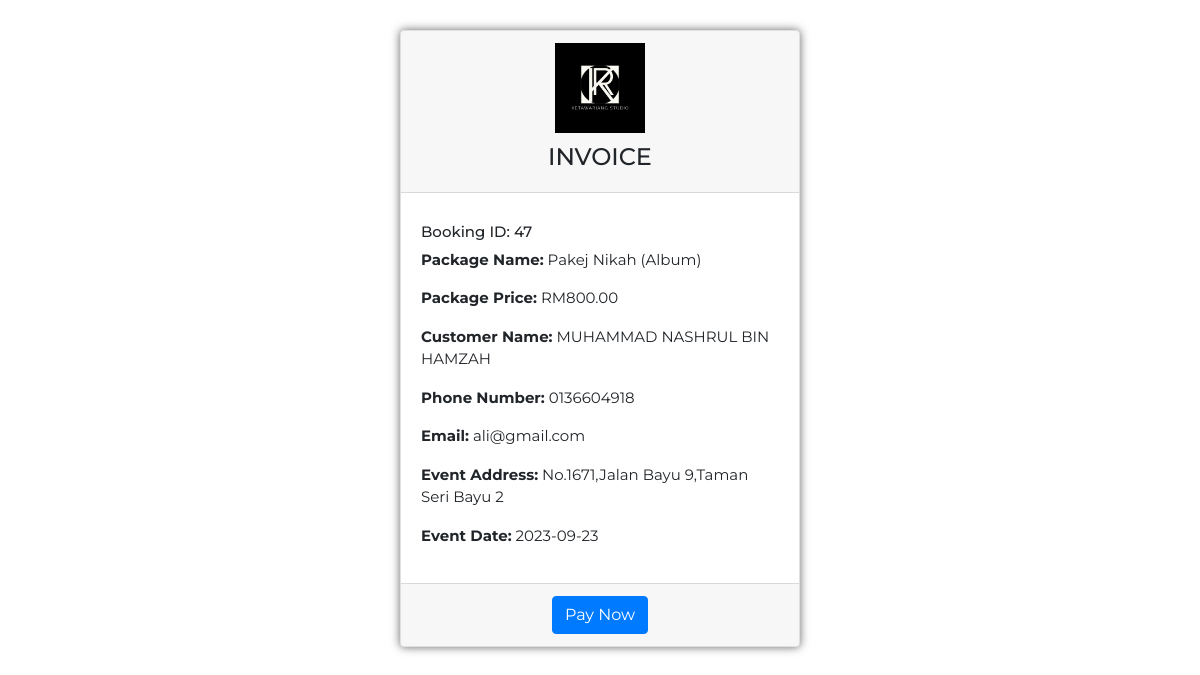
Screenshot of /cust-invoice.php?booking_id=47 (signed in) with the database file from the repository.
### tables this page shows
CREATE TABLE `booking` (
  `booking_id` int(11) NOT NULL,
  `package_id` int(11) NOT NULL,
  `customer_name` varchar(255) NOT NULL,
  `phone_number` varchar(20) NOT NULL,
  `address` varchar(255) NOT NULL,
  `event_date` date NOT NULL,
  `booking_date` timestamp NOT NULL DEFAULT current_timestamp(),
  `status` varchar(20) NOT NULL DEFAULT 'Pending',
  `id` int(11) NOT NULL
);

CREATE TABLE `packages` (
  `package_id` int(11) NOT NULL,
  `package_name` varchar(255) NOT NULL,
  `package_price` decimal(10,2) NOT NULL,
  `information_1` varchar(255) NOT NULL,
  `information_2` varchar(255) NOT NULL,
  `information_3` varchar(255) NOT NULL,
  `information_4` varchar(255) NOT NULL,
  `information_5` varchar(255) NOT NULL,
  `information_6` varchar(255) NOT NULL,
  `category` varchar(255) NOT NULL,
  `image_link` varchar(255) DEFAULT NULL
);

CREATE TABLE `user` (
  `id` int(11) NOT NULL,
  `User_email` varchar(255) NOT NULL,
  `User_pass` varchar(255) NOT NULL,
  `User_role` text NOT NULL
);

### cust-invoice.php (the view, shortened to what this page needs)
<?php
include 'connect.php';
$user_id = $_SESSION['user_id'];
$query = "SELECT User_email FROM user WHERE id = '$user_id'";
$result = mysqli_query($conn, $query);
if ($result) {
    $user = mysqli_fetch_assoc($result);
    $user_email = $user['User_email'];
    if (isset($_GET['booking_id'])) {
        $booking_id = $_GET['booking_id'];
        $query = "SELECT b.*, p.package_name, p.package_price
                  FROM booking b
                  JOIN packages p ON b.package_id = p.package_id
                  WHERE b.booking_id = '$booking_id'";
        $result = mysqli_query($conn, $query);
        if ($result) {
            $booking = mysqli_fetch_assoc($result);
        } else {
            echo "Error retrieving booking data: " . mysqli_error($conn);
            exit;
        }
    } else {
        header('Location: cust-dashboard.php');
        exit;
    }
} else {
    echo "Error retrieving user email: " . mysqli_error($conn);
    exit;
}
?>
<!DOCTYPE html>
<html lang="en">
<head>
    <link rel="stylesheet" href="https://maxcdn.bootstrapcdn.com/bootstrap/4.5.2/css/bootstrap.min.css">
</head>
<body>
    <div class="container">
        <div class="invoice-container">
            <div class="card">
                <div class="card-header">
                    <img src="images\logo company.jpg" alt="Logo" class="logo">
                    <h4 class="text-center">INVOICE</h4>
                </div>
                <div class="card-body">
                    <div class="row">
                        <div class="col-md-12">
                            <h5>Booking ID: <?php echo $booking['booking_id']; ?></h5>
                            <p><strong>Package Name:</strong> <?php echo $booking['package_name']; ?></p>
                            <p><strong>Package Price:</strong> RM<?php echo $booking['package_price']; ?></p>
                            <p><strong>Customer Name:</strong> <?php echo $booking['customer_name']; ?></p>
                            <p><strong>Phone Number:</strong> <?php echo $booking['phone_number']; ?></p>
                            <p><strong>Email:</strong> <?php echo $user_email; ?></p>
                            <p><strong>Event Address:</strong> <?php echo $booking['address']; ?></p>
                            <p><strong>Event Date:</strong> <?php echo $booking['event_date']; ?></p>
                        </div>
                    </div>
                </div>
                <div class="card-footer text-center">
                    <button class="btn btn-primary" onclick="payNow()">Pay Now</button>
                </div>
            </div>
        </div>
    </div>
</body>
</html>

### cust-invoice.php (style rules this page uses)
body { background-color: #fff; font-family: "Montserrat", sans-serif; }
.logo { max-width: 90px; height: auto; margin-bottom: 10px; }
.invoice-container { display: flex; flex-direction: column; align-items: center; margin-top: 30px; margin-bottom: 20px; }
.card { width: 400px; box-shadow: 0 0 10px rgba(0, 0, 0, 0.6); }
.card-header { display: flex; flex-direction: column; align-items: center; }
.card-body { display: flex; flex-direction: column; align-items: center; }
.card-body .row { margin-top: 10px; }
.card-footer { display: flex; justify-content: center; }
h5, p { font-size: 15px; }

### rows the page displays
booking: booking_id "47", package.package_name "Pakej Nikah (Album)", package.package_price "800.00", customer_name "MUHAMMAD NASHRUL BIN HAMZAH", phone_number "0136604918", address "No.1671,Jalan Bayu 9,Taman Seri Bayu 2", event_date "2023-09-23"
user: User_email "ali@gmail.com"
